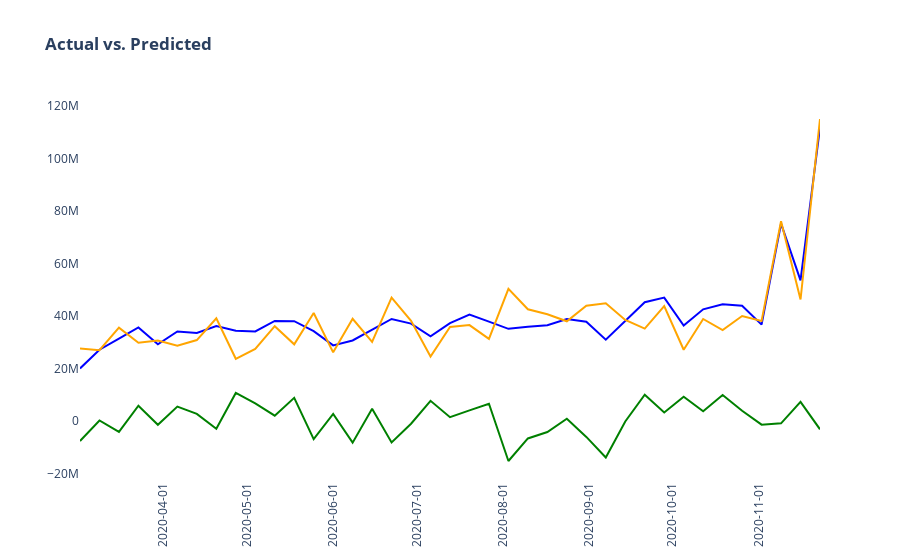

Write notebook code for a chart like this one.
### Markdown cell above
### MODEL CONTRIBUTIONS

### Code cell
df_contributions, df_lifetime_contributions, df_model_specifications = bmmm.calc_model_contributions(df, df_model, mmm_model_output, df_media_spend, selected_model_index, model_form, min_max_adjustment=True)
my_fig = bmmm.plot_model_actual_vs_predicted(df_contributions, mmm_model_output)
